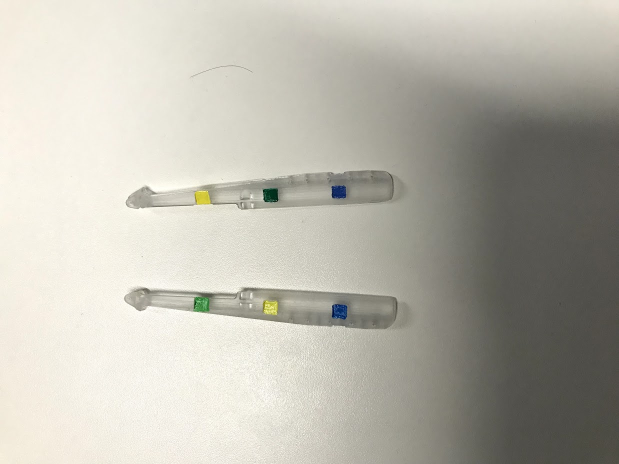
%> input picture Matlab/Tracking/IMG_0205.jpg, 1238 x 928 px (shown at 1/2 size)
$ octave tracking_test.m   (GNU Octave 9; MATLAB toolbox functions it lacks are replaced by stand-ins)
%> lines starting %> are read from the running program, lines starting %| are printed output that depends on the picture; in (x1, y1, x2, y2) boxes, pixels count from 0 and x2, y2 are one past the last pixel; in counts of white or black regions, pixels touching at a corner belong together; the program's own positions count from 1
image = imread('IMG_0205.jpg');
%> image is the input picture: size 928x1238x3 uint8; mean R, G, B 185, 182.5, 172.2
Thresh = 0.05; % Threshold
Thresh2 = 0.1;
hblob = vision.BlobAnalysis('AreaOutputPort', true, ... % Set blob analysis handling
                                'CentroidOutputPort', true, ...
                                'BoundingBoxOutputPort', true', ...
                                'MinimumBlobArea', 200, ...
                                'MaximumBlobArea', 3000, ...
                                'MaximumCount', 1);

grey = rgb2gray(image);

channelRed = image(:,:,1);
channelGreen = image(:,:,2);
channelBlue = image(:,:,3);

ratio_Y = [0.5 0.5 0];
channelYellow = channelRed*ratio_Y(1) + channelGreen*ratio_Y(2) + channelBlue*ratio_Y(3);

diffFrameGreen = imsubtract(channelGreen, grey);
figure(1)
imshow(diffFrameGreen);

diffFrameYellow =  imsubtract(channelYellow, grey);
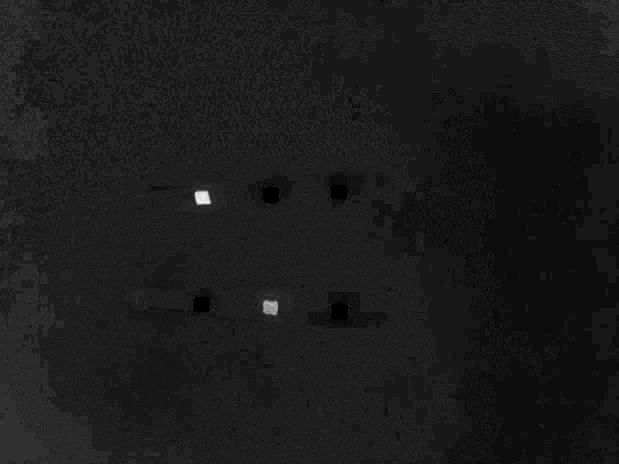
%> diffFrameYellow: size 928x1238 uint8 (shown at 1/2 size); min 0, max 21, mean 2.2; drawn with min black and max white
figure(2)
imshow(diffFrameYellow);

diffFrameBlue = imsubtract(channelBlue, grey);
figure(3)
imshow(diffFrameBlue);
% diffFrameGreen = medfilt2(diffFrameGreen, [3 3]); % Filter out the noise by using median filter

bin_Yellow = imbinarize(diffFrameYellow, Thresh); % Convert the image into binary image with the green objects as white
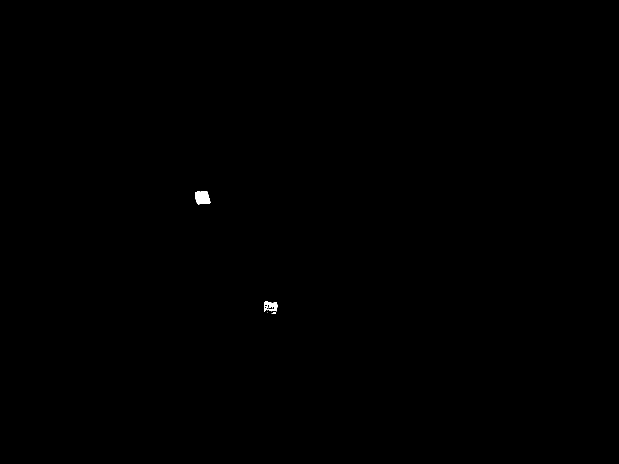
%> bin_Yellow: size 928x1238 logical (shown at 1/2 size); 0.09% white; 4 white regions (1 under 20 px), largest, box (x1, y1, x2, y2) and area: (390, 383, 421, 409) 671, (528, 603, 555, 623) 354, (543, 624, 551, 628) 23
[~, centroid, bboxYellow] = hblob(bin_Yellow);
%> centroid = [405.4 396.3]; bboxYellow = [391 384 31 26]
tracked_photo = insertShape(image, 'Rectangle', bboxYellow); % Instert the red box
tracked_photo = insertText(tracked_photo,centroid,['X=',num2str(centroid(1)),',Y=',num2str(centroid(2))],'Font','LucidaBrightRegular','BoxColor','w');
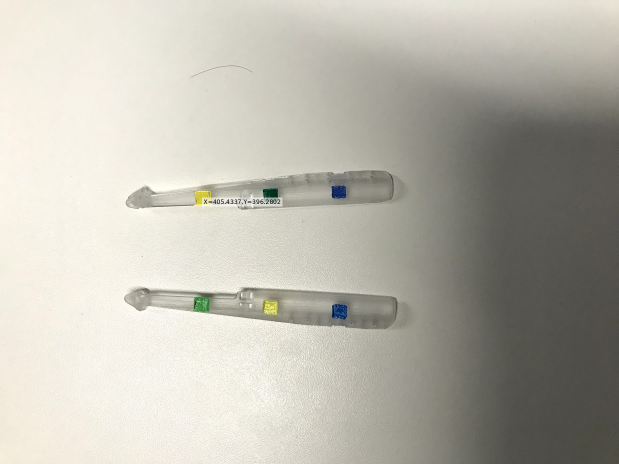
%> tracked_photo: size 928x1238x3 uint8 (shown at 1/2 size); mean R, G, B 185.1, 182.6, 172.3

bin_Green = imbinarize(diffFrameGreen, Thresh2); % Convert the image into binary image with the green objects as white
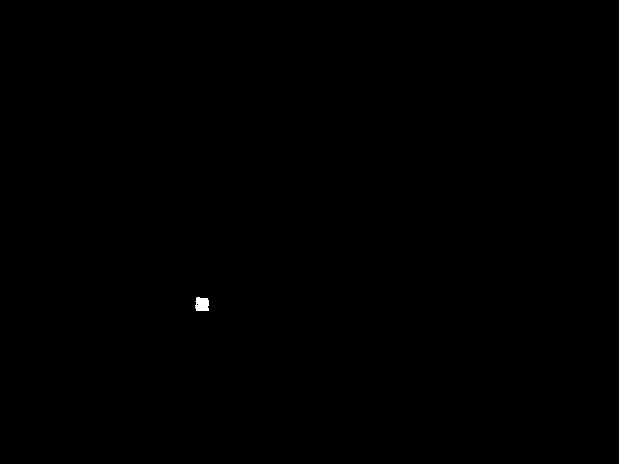
%> bin_Green: size 928x1238 logical (shown at 1/2 size); 0.06% white; 1 white region, box (x1, y1, x2, y2) and area: (391, 595, 418, 622) 643
[~, centroid, bboxGreen] = hblob(bin_Green);
%> centroid = [404.8 609.5]; bboxGreen = [392 596 27 27]
tracked_photo = insertShape(tracked_photo, 'Rectangle', bboxGreen); % Instert the red box
%> tracked_photo: size 928x1238x3 uint8; 0.01% of pixels changed, all inside (x1, y1, x2, y2) = (391, 595, 418, 622)
tracked_photo = insertText(tracked_photo,centroid,['X=',num2str(centroid(1)),',Y=',num2str(centroid(2))],'Font','LucidaBrightRegular','BoxColor','w');
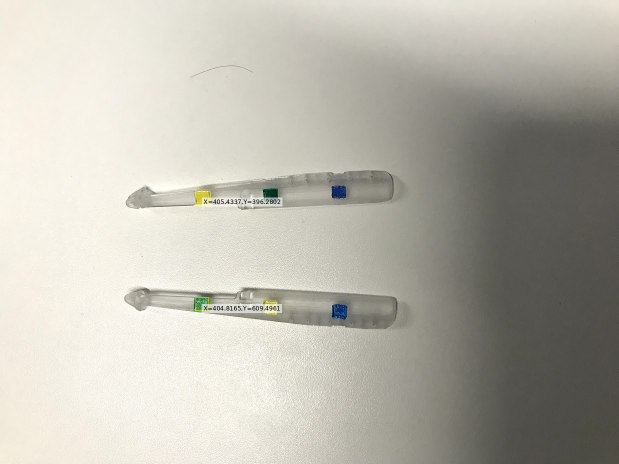
%> tracked_photo: size 928x1238x3 uint8 (shown at 1/2 size); mean R, G, B 185.2, 182.7, 172.4

bin_Blue = imbinarize(diffFrameBlue, Thresh); % Convert the image into binary image with the green objects as white
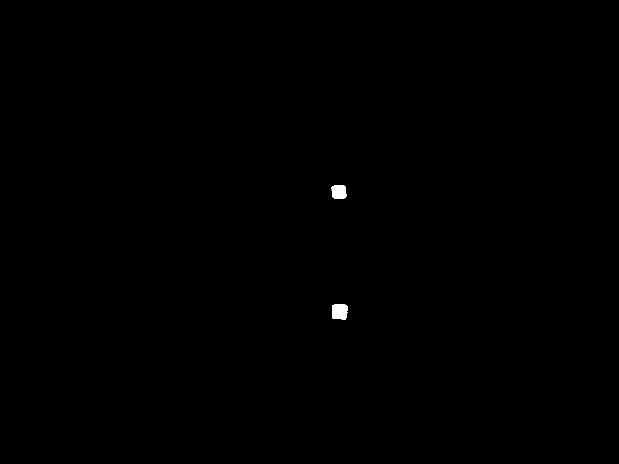
%> bin_Blue: size 928x1238 logical (shown at 1/2 size); 0.14% white; 2 white regions, box (x1, y1, x2, y2) and area: (664, 608, 695, 640) 887, (663, 371, 693, 397) 719
[~, centroid, bboxBlue] = hblob(bin_Blue);
%> centroid = [678.5 384.5]; bboxBlue = [664 372 30 26]
tracked_photo = insertShape(tracked_photo, 'Rectangle', bboxBlue); % Instert the red box
%> tracked_photo: size 928x1238x3 uint8; 0.01% of pixels changed, all inside (x1, y1, x2, y2) = (663, 371, 693, 397)
tracked_photo = insertText(tracked_photo,centroid,['X=',num2str(centroid(1)),',Y=',num2str(centroid(2))],'Font','LucidaBrightRegular','BoxColor','w');
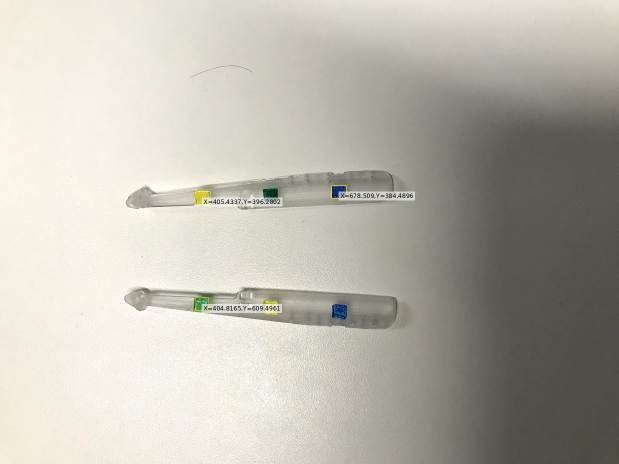
%> tracked_photo: size 928x1238x3 uint8 (shown at 1/2 size); mean R, G, B 185.3, 182.8, 172.5

figure(4)
imshow(tracked_photo);
